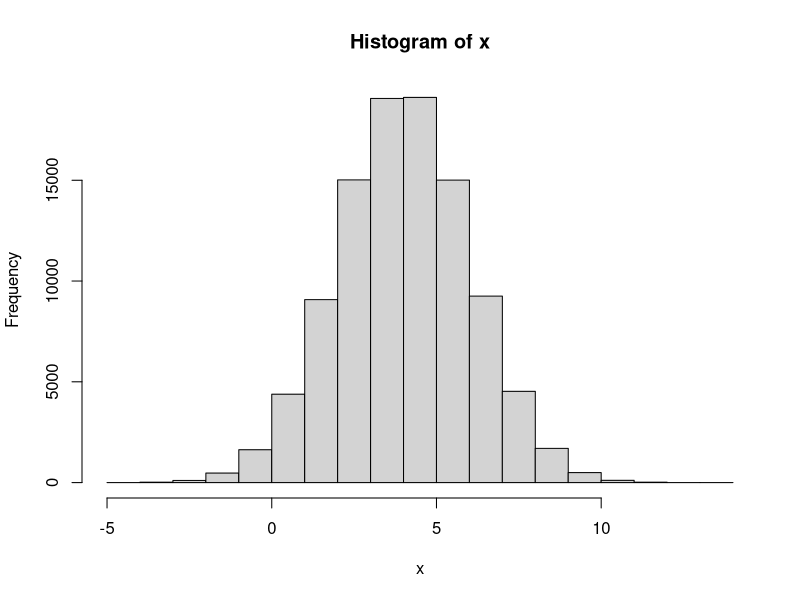

Generate this figure with R:
## ---- chunk 1
nsamples <- 100000
mean <- 4
sd <- 2
x <- rnorm(nsamples, mean, sd)
hist(x)
## ---- chunk 2
sample_means <- function(n, sample_size, mu, sig){
  means <- rep(0, num_studies)
  sds <- rep(0, num_studies)
  for (i in 1:num_studies) {
    x <- rnorm(sample_size, mu, sig)
    means[i] <- mean(x)
    sds[i] <- sqrt(sum((x - mean(x))^2) /sample_size)
  }
  
  return(data.frame(mean = means,
                    stdev =  sds))

}
## ---- chunk 3
sample_size <- 20
num_studies <- 1000

samples <- sample_means(num_studies, sample_size, mean, sd)

paste0("Mean = ", round(mean(samples$mean),2))
paste0("sds = ", round(mean(samples$stdev),2))


#hist(samples$mean, breaks = 100)
